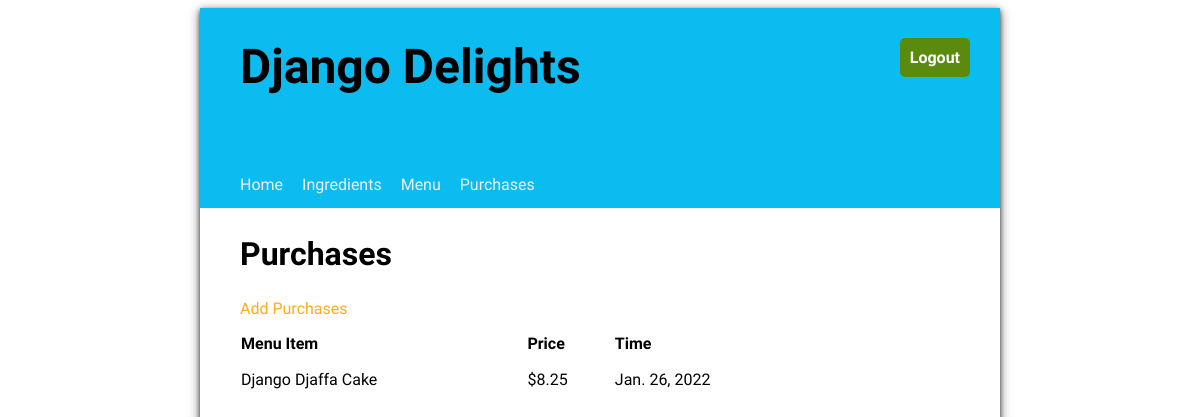
The page /purchase/list (signed in) on the database as committed earlier.
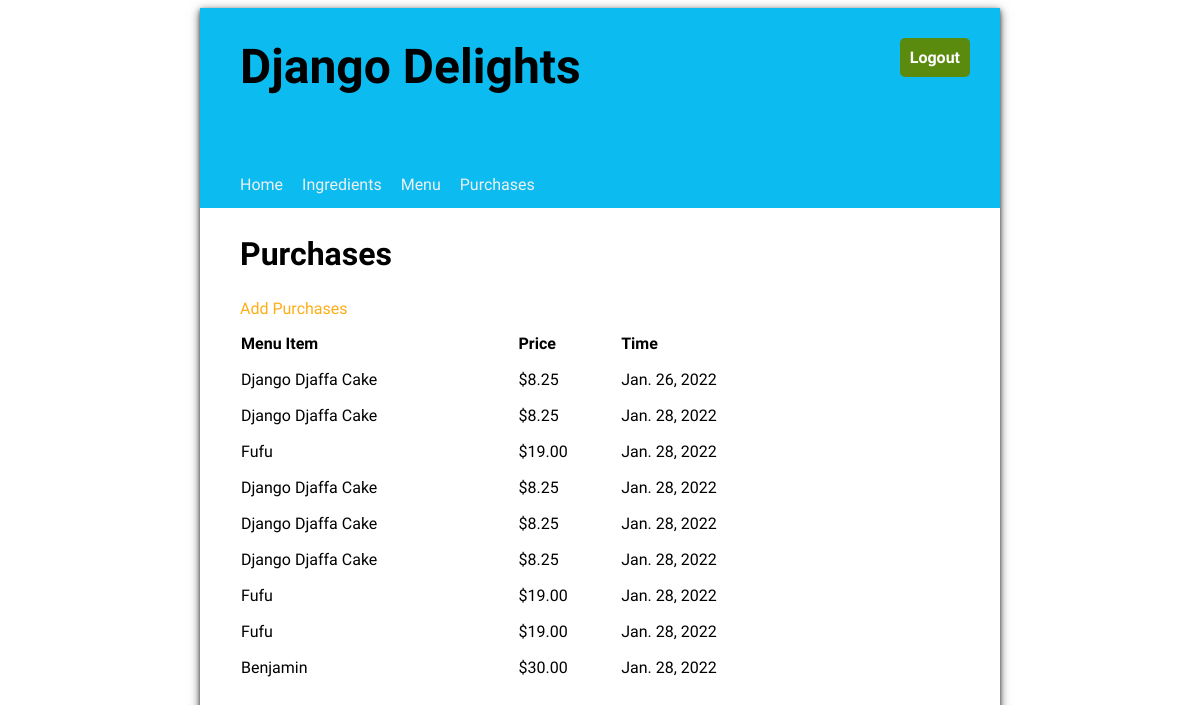
The same page on the database as committed later.
### inventory/models.py (models this page shows, shortened)
class Purchases(models.Model):
    menu_item = models.ForeignKey( MenuItems, on_delete =models.CASCADE)
    timestamp = models.DateField(auto_now = True)

class MenuItems(models.Model):
    title = models.CharField(max_length= 100)
    price = models.FloatField(default= 0.00)

### inventory/views.py (the view)
# urls.py: path("purchase/list", views.PurchasesList.as_view(), name = "purchaseslist"),
class PurchasesList(LoginRequiredMixin, ListView):
    model = Purchases
    template_name = "purchases_list_html"

### inventory/templates/inventory/purchases_list.html (shortened to what this page needs)
{% extends 'base.html' %}
{% load static %}
{% block content %}
    <h2>Purchases</h2>
    <a href = "{% url 'createpurchase' %}">Add Purchases</a>
    <table class="inventory-table">
        <thead>
            <tr>
                <th>Menu Item</th>
                <th>Price</th>
                <th>Time</th>
            </tr>
        </thead>
        <tbody>
        {% for purchase in purchases_list %}
            <tr>
                <td>{{ purchase.menu_item.title }}</td>
                <td class="price">${{ purchase.menu_item.price|stringformat:".2f" }}</td>
                <td>{{ purchase.timestamp }}</td>
            </tr>
        {% endfor %}
        </tbody>
    </table>
{% endblock %}

Rows that differ between the two databases and show on the page:
added Purchases: menu_item "Django Djaffa Cake", menu_item.price "8.25", timestamp "Jan. 28, 2022"
added Purchases: menu_item "Fufu", menu_item.price "19.00", timestamp "Jan. 28, 2022"
added Purchases: menu_item "Django Djaffa Cake", menu_item.price "8.25", timestamp "Jan. 28, 2022"
added Purchases: menu_item "Django Djaffa Cake", menu_item.price "8.25", timestamp "Jan. 28, 2022"
added Purchases: menu_item "Django Djaffa Cake", menu_item.price "8.25", timestamp "Jan. 28, 2022"
added Purchases: menu_item "Fufu", menu_item.price "19.00", timestamp "Jan. 28, 2022"
added Purchases: menu_item "Fufu", menu_item.price "19.00", timestamp "Jan. 28, 2022"
added Purchases: menu_item "Benjamin", menu_item.price "30.00", timestamp "Jan. 28, 2022"
